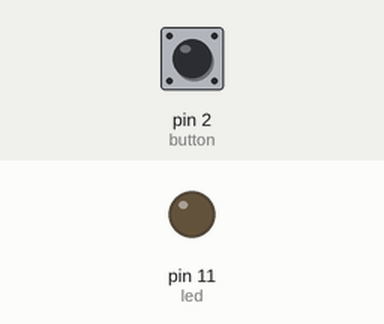
Bench run of a sketch on a simulated Arduino Uno, built with avr-gcc and run on an emulated ATmega328P. Parts: output pins drawn as LEDs (lit = HIGH). The test bench sets the inputs (shaded band); at power-on: pin 2 (button) LOW.

Above: at 1.2 s.
1.3 s: pin 2 (button) pulled HIGH for 0.15 s
At 1.37 s:
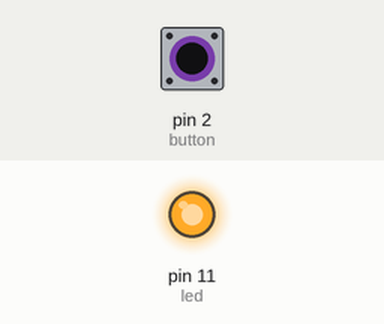
2.9 s: pin 2 (button) pulled HIGH for 3.2 s
At 7.5 s:
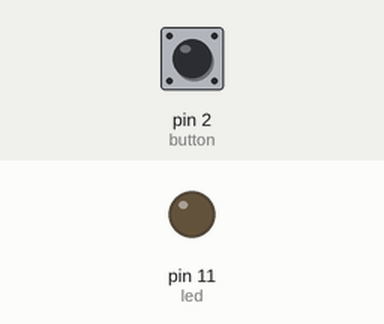
Timing chart, 0 to 9.0 s (numbered marks = the images above; inputs shaded):
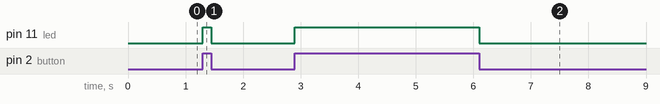

Measured:
- after the input at 1.3 s, pin 11 (led): LOW → HIGH at once, → LOW 0.15 s later
- after the input at 2.9 s, pin 11 (led): LOW → HIGH at once, → LOW 3.2 s later

The sketch:

push_button_led.ino
```cpp
int led; //introduce a variable for the led
int button; //introduce the variable for the button
void setup() {
  led = 11; // define the variable with the led pin
  button = 2; // define the varible with the button pin
  pinMode(led, OUTPUT); // led pin is given as output
  pinMode(button, INPUT); // button pin is given as input
}

void loop() {
     if(digitalRead(button) == HIGH){// if the button is turned on
    digitalWrite(led, HIGH); // led will turn on
  }
  else{ // else if the button is off turn the led off
   digitalWrite(led, LOW);
  }
  }
```
